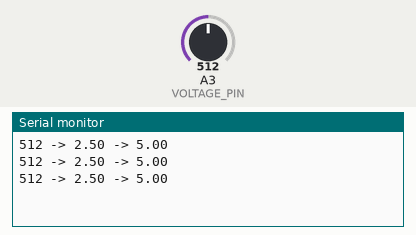
Recording of a sketch running on a simulated Arduino Uno, built with avr-gcc and run on an emulated ATmega328P. On the bench: the last lines printed to the serial monitor. The test bench sets the inputs (shaded band); at power-on: A3 (VOLTAGE_PIN) = 512.

Above: at 1.3 s.
1.4 s: A3 (VOLTAGE_PIN) set to 716
At 1.9 s:
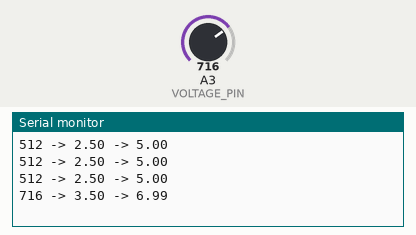
2.9 s: A3 (VOLTAGE_PIN) set to 900
At 3.4 s:
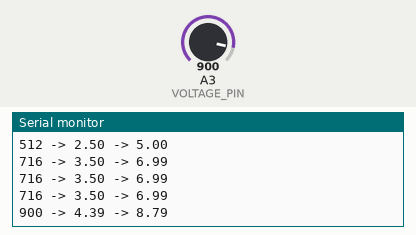
Timing chart, 0 to 5.9 s (numbered marks = the images above; inputs shaded):
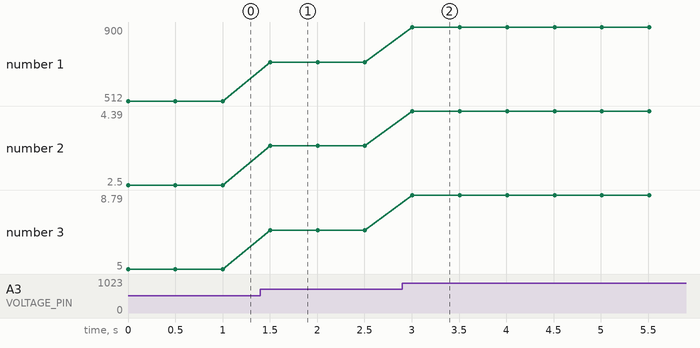

The sketch:

tank-voltage-divider.ino
```cpp
// two equal resistor divider connected to analog pin 3
// outside leads to ground and Vbat
// cuts 2 lipo cell voltage in half to <5V so arduino can handle it
#define VOLTAGE_PIN A3

#define VOLTAGE_CONVERSION_FACTOR 2.0 // voltage divider is 1/2, with some inaccuracy
#define VOLTAGE_CELL_COUNT 2    // number of batteries in series

void setup() {
  Serial.begin(9600);           //  setup serial
}

void loop() {
  int val = analogRead(VOLTAGE_PIN);  // read the input pin
  float voltageTotal = val/1024.0*5.0*VOLTAGE_CONVERSION_FACTOR;
  float voltagePerCell = voltageTotal / VOLTAGE_CELL_COUNT;

  Serial.print(val);          // debug value
  Serial.print(" -> ");
  Serial.print(voltagePerCell);
  Serial.print(" -> ");
  Serial.println(voltageTotal);

  delay(500);
}
```

Measured:
- after the input at 1.4 s, the serial monitor: prints a new line after 0.10 s (image 1)
- after the input at 2.9 s, the serial monitor: prints a new line after 0.11 s (image 2)
- plotted number 1: 512 → 716 after the input at 1.4 s, 716 → 900 after the input at 2.9 s
- plotted number 2: 2.5 → 3.5 after the input at 1.4 s, 3.5 → 4.39 after the input at 2.9 s
- plotted number 3: 5 → 6.99 after the input at 1.4 s, 6.99 → 8.79 after the input at 2.9 s
